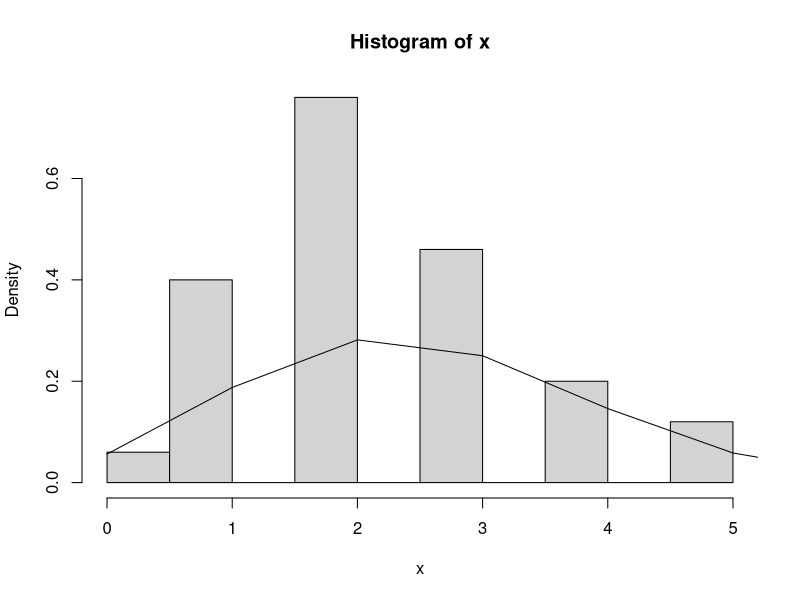
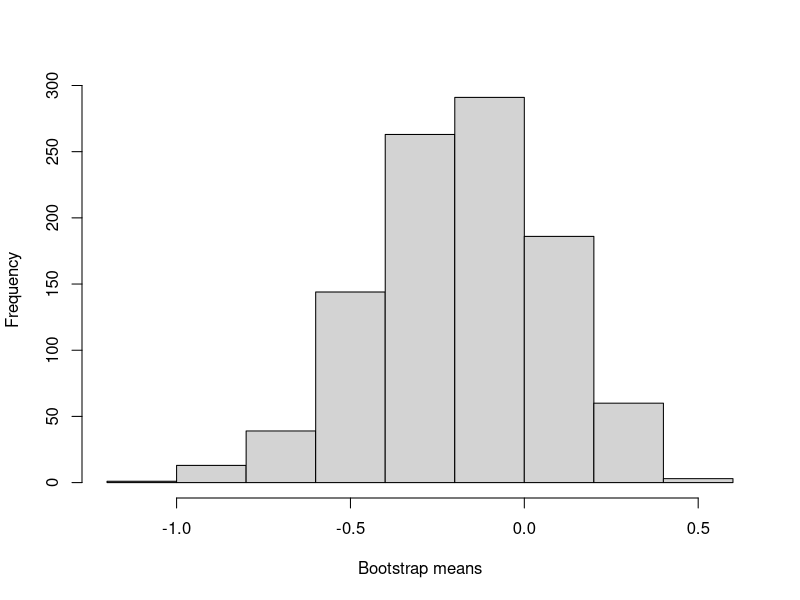
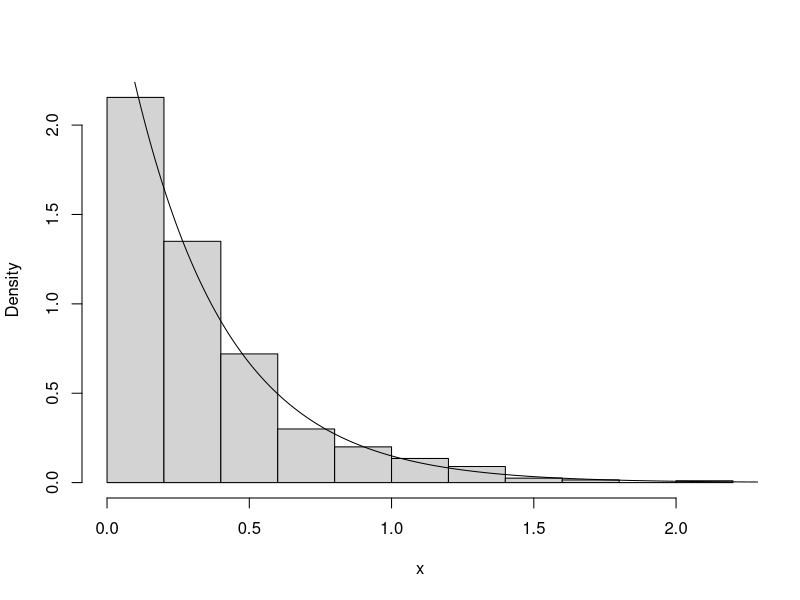

Here is the R script that generated these plots, in order:
## ---- chunk 1
runif(2)
old.seed <- .Random.seed # Store the seed
set.seed(20090425)
runif(2)
set.seed(20090425)  # Reset it
runif(2)
.Random.seed <- old.seed  # Restore old seed
## ---- chunk 2
RNGkind()
RNGkind('Wich')
RNGkind()
## ---- chunk 3
binom_cdf <- function(x, n, p) {
    Fx <- 0
    for (i in 0:x) {
        Fx <- Fx + choose(n, i) * p^i * (1-p)^{n-i}
    }
    return(Fx)
}
## ---- chunk 4
gen_variate <- function(F, ...) {
    x <- 0
    u <- runif(1)
    while (F(x, ...) < u) x <- x + 1
    return(x)
}
## ---- chunk 5
x <- numeric(100)
for (i in 1:100) x[i] <- gen_variate(binom_cdf, 10, 0.25)
# use replicate function
x <- replicate(100, gen_variate(binom_cdf, 10, 0.25))
hist(x, prob=T)
lines(0:10, dbinom(0:10,10,0.25))
## ---- chunk 6
rnorm(n=5, mean=3, sd=4)
rbinom(n=5, 10, 0.3)
## ---- chunk 7
sample(c(-1,14,3,6,-3))
sample(5)
sample(5, replace=T)
## ---- chunk 8
(x <- rnorm(10))
sample(x, 10, replace=TRUE)
## ---- chunk 9
x <- rnorm(10)
s <- numeric(1000)
for(i in seq_along(s)) s[i] <- mean(sample(x, 10, replace=TRUE))
hist(s, xlab="Bootstrap means", main="")
## ---- chunk 10
library(boot)
x <- rnorm(10)
med <- function(x,i) median(x[i])
(bmed <- boot(x, med, R=999))
boot.ci(bmed)
## ---- chunk 11
data(anorexia, package='MASS')
weight <- anorexia$Prewt
bmeans <- numeric(999)
for (i in 1:999) {
  s <- sample(weight, replace=T)
  bmeans[i] <- mean(s)
}
quantile(bmeans, c(0.025, 0.975))
## ---- chunk 12
mean(weight, na.rm=T) - 1.96*sd(weight, na.rm=T)/sqrt(length(weight))
mean(weight, na.rm=T) + 1.96*sd(weight, na.rm=T)/sqrt(length(weight))
weight_boot <- boot(weight, function(x,i) mean(x[i]), R=999)
quantile(weight_boot$t, c(0.025, 0.975))
## ---- chunk 13
true_mu <- 0
x <- rnorm(100, true_mu)
R <- 999

lower <- numeric(R)
upper <- numeric(R)

for (i in 1:R) {

    s <- x[sample(length(x), replace=TRUE)]
    xbar <- mean(s)
    s <- sd(s)

    lower[i] = xbar + qnorm(0.025) * (s / sqrt(length(x)))
    upper[i] = xbar + qnorm(0.975) * (s / sqrt(length(x)))
}

mean(lower < true_mu & upper > true_mu)
## ---- chunk 14
x <- 5492364201
## ---- chunk 15
(y <- as.character(x**2))
## ---- chunk 16
options(scipen=10)
as.numeric(substring(y,6,15))
## ---- chunk 17
m <- 10; A <- 103; B <- 17; x <- 2
(x <- (A*x + B) %% m)
(x <- (A*x + B) %% m)
(x <- (A*x + B) %% m)
## ---- chunk 18
m <- 2^32; A <- 1644525; B <- 1013904223
x <- (A*x + B) %% m; x/m
x <- (A*x + B) %% m; x/m
x <- (A*x + B) %% m; x/m
## ---- chunk 19
geom_sample <- function(p) {
    x <- 0
    success <- FALSE
    while (!success) {
        u <- runif(1)
        if (u < p) {
            success <- TRUE
        } else {
            x <- x + 1
        }
    }
    return(x)
}
## ---- chunk 20
f <- function(x,lam) -1/lam * log(1-x)
hist(f(runif(1000), 3), prob=T, xlab="x", main="")
lines((1:300)/100, dexp((1:300)/100, 3))
## ---- chunk 21
triangular <- function(x){
    if ((0<x) && (x<1)) {
        return(x)
    } else if ((1<x) && (x<2)) {
        return(2-x)
    } else {
        return(0)
    }
}
## ---- chunk 22
rejectionK <- function(fx, a, b, K) {
    while (TRUE) {
        x <- runif(1, a, b)
        y <- runif(1, 0, K)
        if (y < fx(x)) return(x)
    }
}
